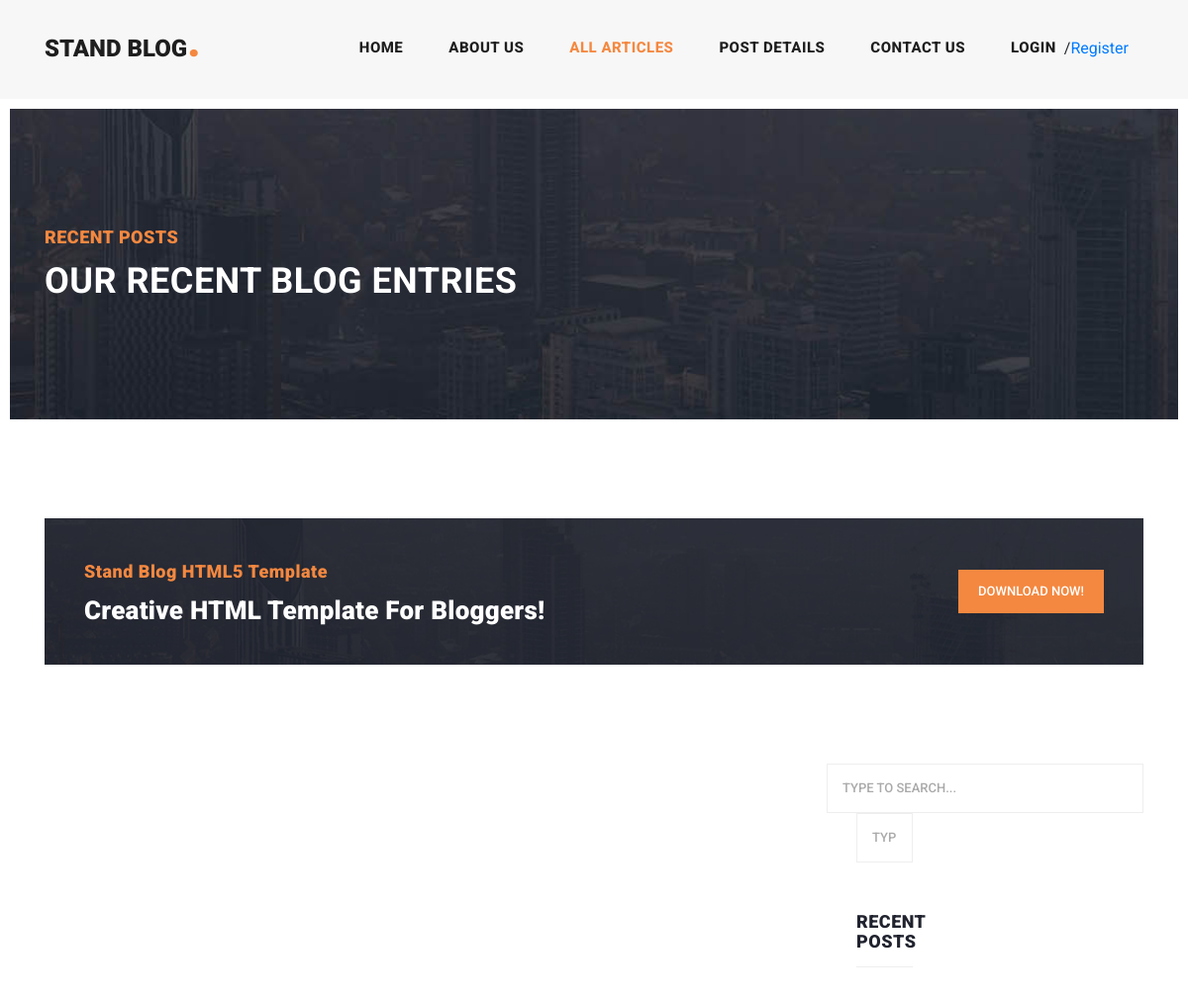
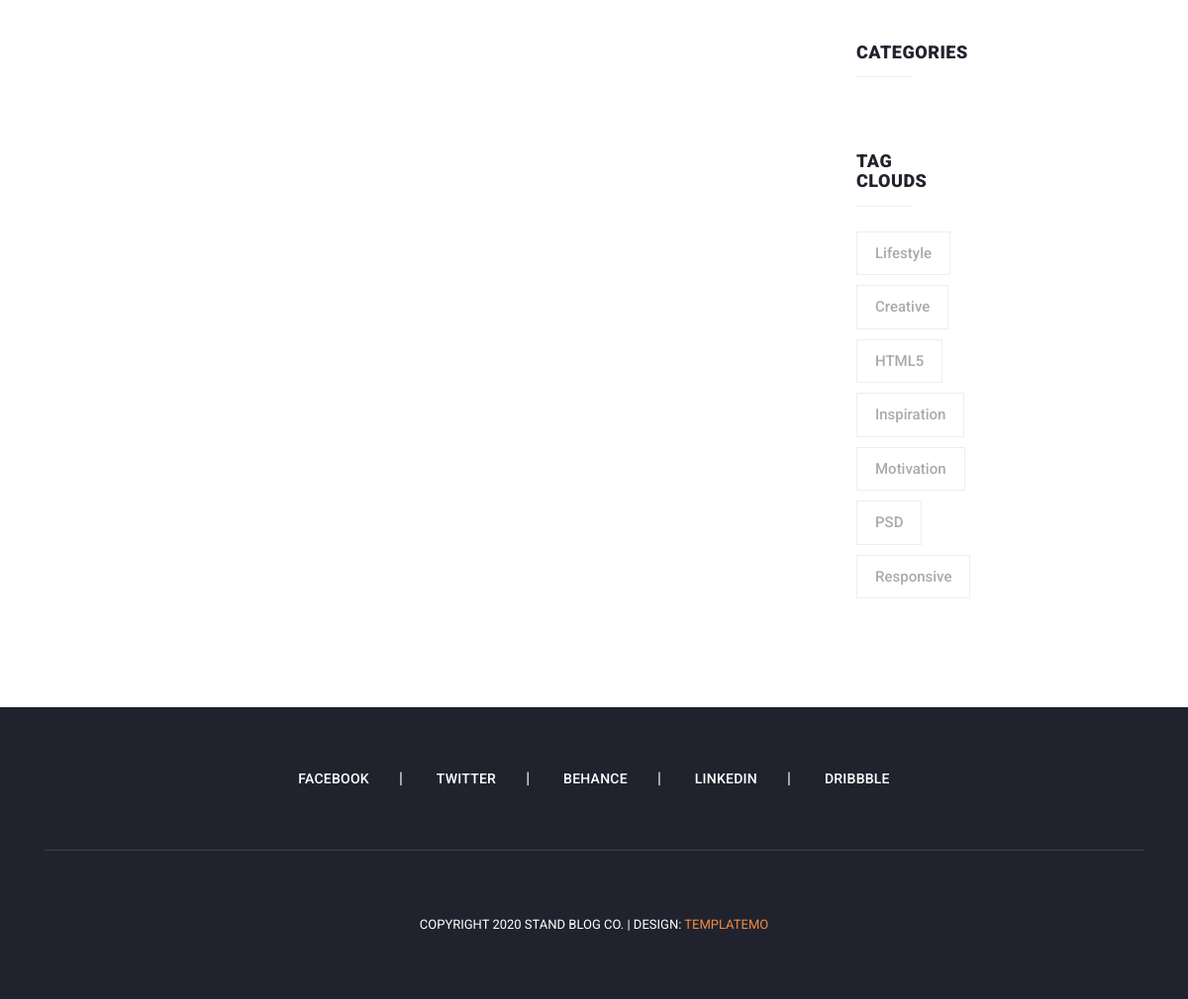
Before: /articles/list/ with the older database file (2 pictures, top to bottom).
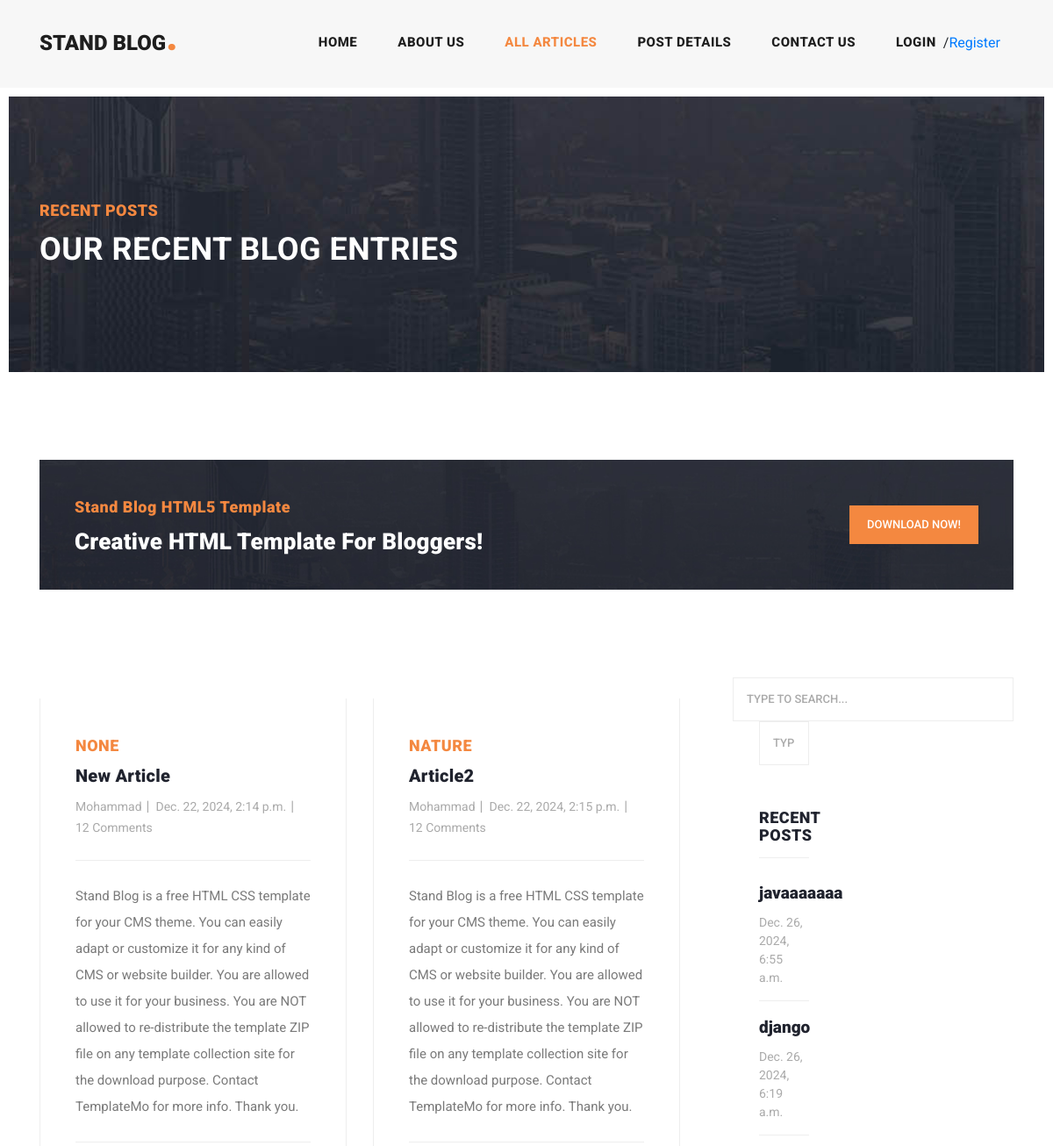
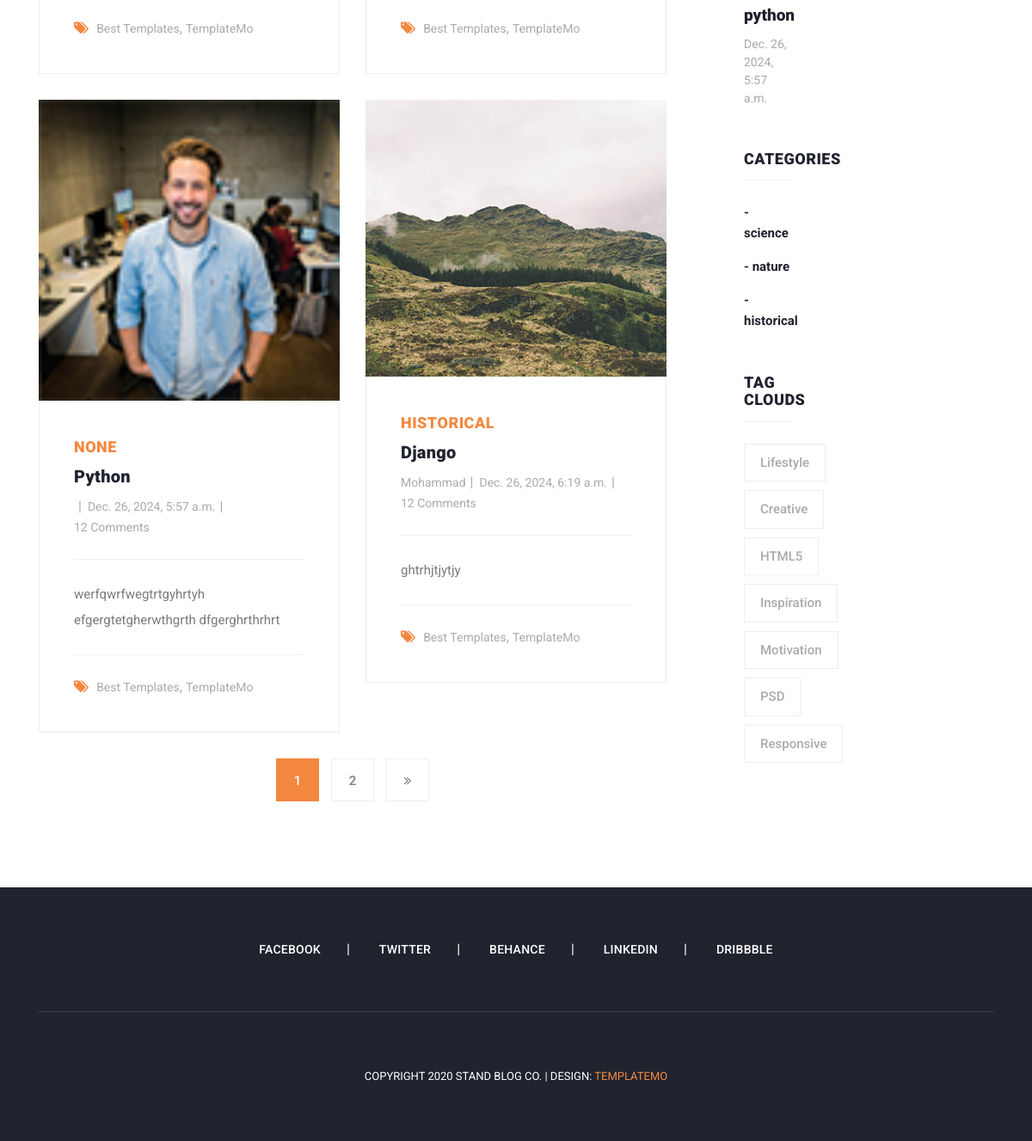
After: the same page with the newer database file (2 pictures, top to bottom).
### blog/models.py (models this page shows, shortened)
class Article(models.Model):
    title = models.CharField(max_length=200)
    category = models.ManyToManyField(Category,related_name='articles')
    author= models.ForeignKey(User, on_delete=models.SET_DEFAULT,default='1')
    body = models.TextField()
    image = models.ImageField(upload_to="images/articles")
    created = models.DateTimeField(auto_now_add=True)
    updated = models.DateTimeField(auto_now=True)
    pub_date = models.DateTimeField(default=timezone.now())
    is_published = models.BooleanField(default=True)
    published = models.BooleanField(default=True)
    slug = models.SlugField(null=True,blank=True,unique=True)
    objects = models.Manager()
    custom_manager = ArticleManager()

class Category(models.Model):
    title = models.CharField(max_length=100)
    created = models.DateTimeField(auto_now_add=True)
    def __str__(self):
        return self.title

### blog/views.py (the view)
# urls.py: path('list/',views.articles_list,name = 'articles_list'),
def articles_list(request):
    articles = Article.objects.all()
    page_number = request.GET.get('page')
    paginator = Paginator(articles, 4)
    object_list = paginator.get_page(page_number)
    return render(request,'blog/articles_list.html',{'articles_list':object_list})

### context_processors/context_processors.py (called while the page is built)
def recent_articles(request):
    recent_articles=Article.objects.all().order_by('-created')[:3]
    categories=Category.objects.all()
    return {'recent_articles':recent_articles,'categories':categories}

### blog/templates/blog/articles_list.html (shortened to what this page needs)
{% extends '_base.html' %}
{% load static %}
{% block content %}
    <div class="heading-page header-text">
        <section class="page-heading">
            <div class="container">
                <div class="row">
                    <div class="col-lg-12">
                        <div class="text-content">
                            <h4>Recent Posts</h4>
                            <h2>Our Recent Blog Entries</h2>
                        </div>
                    </div>
                </div>
            </div>
        </section>
    </div>
    <section class="call-to-action">
        <div class="container">
            <div class="row">
                <div class="col-lg-12">
                    <div class="main-content">
                        <div class="row">
                            <div class="col-lg-8">
                                <span>Stand Blog HTML5 Template</span>
                                <h4>Creative HTML Template For Bloggers!</h4>
                            </div>
                            <div class="col-lg-4">
                                <div class="main-button">
                                    <a href="https://templatemo.com/tm-551-stand-blog" target="_parent">Download
                                        Now!</a>
                                </div>
                            </div>
                        </div>
                    </div>
                </div>
            </div>
        </div>
    </section>
    <section class="blog-posts grid-system">
        <div class="container">
            <div class="row">
                <div class="col-lg-8">
                    <div class="all-blog-posts">
                        <div class="row">
                            {% for article in articles_list %}
                                <div class="col-lg-6">
                                    <div class="blog-post">
                                        <div class="blog-thumb">
                                            <img src="{{ article.image.url }}" alt="">
                                        </div>
                                        <div class="down-content">
                                            <span>{{ article.category.all.first }}</span>
                                            <a href="{% url 'blog:article_details' article.slug %}">
                                                <h4>{{ article.title }}</h4></a>
                                            <ul class="post-info">
                                                <li><a href="#">{{ article.author.get_full_name }}</a></li>
                                                <li><a href="#">{{ article.created }}</a></li>
                                                <li><a href="#">12 Comments</a></li>
                                            </ul>
                                            <p>{{ article.body }}</p>
                                            <div class="post-options">
                                                <div class="row">
                                                    <div class="col-lg-12">
                                                        <ul class="post-tags">
                                                            <li><i class="fa fa-tags"></i></li>
                                                            <li><a href="#">Best Templates</a>,</li>
                                                            <li><a href="#">TemplateMo</a></li>
                                                        </ul>
                                                    </div>
                                                </div>
                                            </div>
                                        </div>
                                    </div>
                                </div>
                            {% endfor %}
                            <div class="col-lg-12">
                                  {%  if articles_list.has_other_pages %}
                                <ul class="page-numbers">
                                {%  for i in articles_list.paginator.page_range %}
                                    {%  if articles_list.number == i %}
                                      <li class="active"><a  href="?page={{ i }}{% if request.GET.q %}&q={{ request.GET.q }}{% endif %}">{{ i }}</a></li>
                                    {%  else %}
                                    <li ><a href="?page={{ i }}{% if request.GET.q %}&q={{ request.GET.q }}{% endif %}">{{ i }}</a></li>
                                     {% endif %}
                                     {% endfor %}
                                  {%  if articles_list.has_next %}
                                    <li><a href="?page={{ articles_list.next_page_number }}{% if request.GET.q %}&q={{ request.GET.q }}{% endif %}"><i class="fa fa-angle-double-right"></i></a></li>
                                    {% endif %}
                                </ul>
                                      {%  endif %}
                            </div>
                        </div>
                    </div>
                </div>
                <div class="col-lg-4">
                    <div class="sidebar">
                        <div class="row">
                            <div class="col-lg-12">
                                <div class="sidebar-item search">
                                    <form id="search_form" name="gs" method="GET" action="#">
                                        <input type="text" name="q" class="searchText" placeholder="type to search..."
                                               autocomplete="on">
                                    </form>
                                </div>
                            </div>
                            {% include 'includes/side_bar.html' %}
                        </div>
                    </div>
                </div>
            </div>
        </div>
    </section>
{% endblock %}

### templates/_base.html (shortened to what this page needs)
{% load static %}
<!DOCTYPE html>
<html lang="en">
  <head>
  {%  include 'includes/head_ref.html' %}
  </head>
  <body>
    <header class="">
      {% include 'includes/header.html' %}
    </header>
{% block content %}
{% endblock %}
{% include 'includes/footer.html' %}
  </body>
</html>

### templates/includes/head_ref.html (shortened to what this page needs)
{% load static %}
    <link href="{% static 'vendor/bootstrap/css/bootstrap.min.css' %}" rel="stylesheet">
    <link rel="stylesheet" href="{% static 'css/fontawesome.css' %}">
    <link rel="stylesheet" href="{% static 'css/templatemo-stand-blog.css' %}">
    <link rel="stylesheet" href="{% static 'css/owl.css' %}">

### templates/includes/header.html (shortened to what this page needs)
{%  load static %}
<nav class="navbar navbar-expand-lg">
        <div class="container">
          <a class="navbar-brand" href="index.html"><h2>Stand Blog<em>.</em></h2></a>
          <div class="collapse navbar-collapse" id="navbarResponsive">
            <ul class="navbar-nav ml-auto">
              <li class="nav-item {%  if request.resolver_match.url_name == 'home' %}active{% endif %}">
                <a class="nav-link" href="{% url 'home:home' %}">Home
                </a>
              </li>
              <li class="nav-item">
                <a class="nav-link" href="about.html">About Us</a>
              </li>
              <li class="nav-item {%  if request.resolver_match.url_name == 'articles_list' %}active{% endif %}">
                <a class="nav-link" href="{%  url 'blog:articles_list' %}">All Articles</a>
              </li>
              <li class="nav-item">
                <a class="nav-link" href="post-details.html">Post Details</a>
              </li>
              <li class="nav-item">
                <a class="nav-link" href="{%  url 'blog:contactus' %}">Contact Us</a>
              </li>
                 <li class="nav-item">
                     {% if request.user.is_authenticated %}
<div class="d-flex">     {% if request.user.first_name %}
    {%  if user.profile.image %}
        <span><img src ="{{ user.profile.image.url }}" width="25px" height="25px" style="border-radius: 100px" alt=""></span>
        {% else %}
        <span>
        <img src="{% static 'images/icons/profile.png' %}" width="25px" height="25px" style="border-radius:100px " alt="">
        </span>
        {% endif %}
    <a class="nav-link" href="">{{ request.user.first_name }}|{{ user.profile.fathername }}</a>
    {% else %}
    <a class="nav-link" href="">{{ request.user.username }}</a>
    {% endif %}
    <a href="{% url 'account:logout' %}"><span class="badge badge-danger mt-2">logout</span></a> </div>
                     {% else %}
                         <div class="d-flex">
                     <a class="nav-link" href="{% url 'account:login' %}">login</a><span class="mt-2" >/</span>
                         <a class="nav-linkv mt-2" href="{% url 'account:register' %}">Register</a>
                         </div>
                     {% endif %}
              </li>
            </ul>
          </div>
        </div>
      </nav>

### templates/includes/side_bar.html
<div class="col-lg-4">
            <div class="sidebar">
              <div class="row">
                <div class="col-lg-12">
                  <div class="sidebar-item search">
                    <form id="search_form" name="gs" method="GET" action="{% url 'blog:search_articles' %}">
                      <input type="text" name="q" class="searchText" placeholder="type to search..." autocomplete="on">
                    </form>
                  </div>
                </div>
                <div class="col-lg-12">
                  <div class="sidebar-item recent-posts">
                    <div class="sidebar-heading">
                      <h2>Recent Posts</h2>
                    </div>
                    <div class="content">
                      <ul>
                        {% for article in recent_articles %}
                                                  <li><a href="{% url 'blog:article_details' article.slug %}">
                          <h5>{{ article.title }}</h5>
                          <span>{{ article.created }}</span>
                        </a></li>
                          {% endfor %}
                      </ul>
                    </div>
                  </div>
                </div>
                <div class="col-lg-12">
                  <div class="sidebar-item categories">
                    <div class="sidebar-heading">
                      <h2>Categories</h2>
                    </div>
                    <div class="content">
                      <ul>
                          {%  for category in categories %}
                        <li><a href="{% url 'blog:category_details' category.id %}">- {{ category.title }}</a></li>
                          {% endfor %}
                      </ul>
                    </div>
                  </div>
                </div>
                <div class="col-lg-12">
                  <div class="sidebar-item tags">
                    <div class="sidebar-heading">
                      <h2>Tag Clouds</h2>
                    </div>
                    <div class="content">
                      <ul>
                        <li><a href="#">Lifestyle</a></li>
                        <li><a href="#">Creative</a></li>
                        <li><a href="#">HTML5</a></li>
                        <li><a href="#">Inspiration</a></li>
                        <li><a href="#">Motivation</a></li>
                        <li><a href="#">PSD</a></li>
                        <li><a href="#">Responsive</a></li>
                      </ul>
                    </div>
                  </div>
                </div>
              </div>
            </div>
          </div>

### templates/includes/footer.html
{%  load static %}
    <footer>
      <div class="container">
        <div class="row">
          <div class="col-lg-12">
            <ul class="social-icons">
              <li><a href="#">Facebook</a></li>
              <li><a href="#">Twitter</a></li>
              <li><a href="#">Behance</a></li>
              <li><a href="#">Linkedin</a></li>
              <li><a href="#">Dribbble</a></li>
            </ul>
          </div>
          <div class="col-lg-12">
            <div class="copyright-text">
              <p>Copyright 2020 Stand Blog Co.
                 | Design: <a rel="nofollow" href="https://templatemo.com" target="_parent">TemplateMo</a></p>
            </div>
          </div>
        </div>
      </div>
    </footer>

### templates/includes/footer_ref.html (shortened to what this page needs)
{%  load static %}

Changed rows visible on the page:
added Article: category.all.first "NONE", title "New Article", author.get_full_name "Mohammad", created "Dec. 22, 2024, 2:14 p.m.", body "Stand Blog is a free HTML CSS template for your CMS theme. You can easily adapt or customize it for any kind of CMS or website builder. You are allowed to use it for your business. You are NOT allowed to re-distribute the template ZIP file on any template collection site for the download purpose. Contact TemplateMo for more info. Thank you.", shown under "Creative HTML Template For Bloggers!"
added Article: category.all.first "NATURE", title "Article2", author.get_full_name "Mohammad", created "Dec. 22, 2024, 2:15 p.m.", body "Stand Blog is a free HTML CSS template for your CMS theme. You can easily adapt or customize it for any kind of CMS or website builder. You are allowed to use it for your business. You are NOT allowed to re-distribute the template ZIP file on any template collection site for the download purpose. Contact TemplateMo for more info. Thank you.", shown under "Creative HTML Template For Bloggers!"
added Article: image (picture), category.all.first "NONE", title "Python", created "Dec. 26, 2024, 5:57 a.m.", body "werfqwrfwegtrtgyhrtyh efgergtetgherwthgrth dfgerghrthrhrt", title "python"
added Article: image (picture), category.all.first "HISTORICAL", title "Django", author.get_full_name "Mohammad", created "Dec. 26, 2024, 6:19 a.m.", body "ghtrhjtjytjy", title "django"
added Article: title "javaaaaaaa", created "Dec. 26, 2024, 6:55 a.m.", shown under "RECENT POSTS"
added Category: title "science"
added Category: title "nature"
added Category: title "historical"
Other visible differences:
new list line: "1"
new list line: "2"
